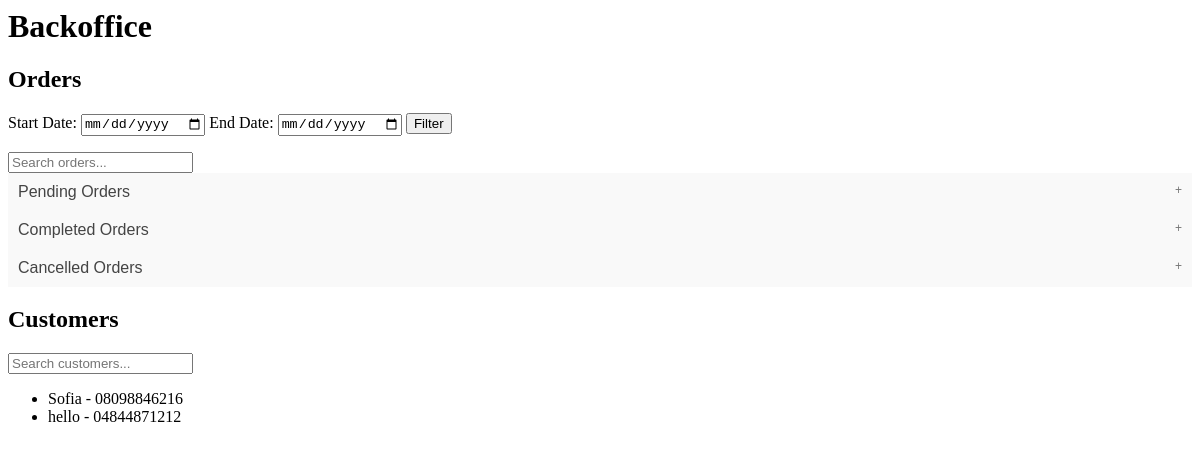
/check-out (signed in), run on an earlier commit of the app's database.
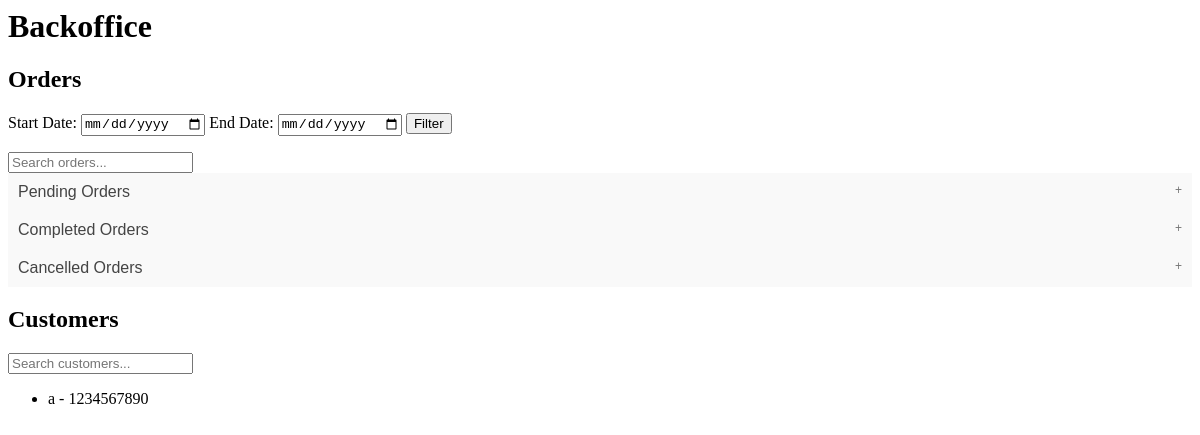
And on a later commit of the database.
### store/models/customer.py (models this page shows, shortened)
class Customer(models.Model):
    first_name = models.CharField(max_length=50)
    last_name = models.CharField (max_length=50)
    phone = models.CharField(max_length=10)
    email=models.EmailField()
    password = models.CharField(max_length=100)
    reward_points = models.IntegerField(default=0)

### store/views/checkout.py (the view, shortened to what this page needs)
# urls.py: path('check-out', CheckOut.as_view() , name='checkout'),
class CheckOut(View):
    def get(self, request):
        if not self.request.user.is_authenticated or not self.request.user.is_staff:
            return redirect('/admin/login/')  # Redirect non-authenticated or non-admin users to login page
        start_date = request.GET.get('start_date')
        end_date = request.GET.get('end_date')
        if start_date and end_date:
            start_date = parse_date(start_date)
            end_date = parse_date(end_date)
            orders = Order.objects.filter(date__range=[start_date, end_date])
        else:
            orders = Order.objects.all()  # Get all orders if no date range is specified
        customers = Customer.objects.all()  # Get all customers
        return render(request, 'backoffice.html', {'orders': orders, 'customers': customers, 'start_date': start_date, 'end_date': end_date})

### store/templatetags/custom_filter.py (called while the page is built)
@register.filter(name='currency')
def currency(number):
    return "₹ "+str(number)

@register.filter(name='multiply')
def multiply(number , number1):
    return number * number1

### store/templates/backoffice.html (shortened to what this page needs)
{% load cart %}
{% load custom_filter %}
<html lang="en">
<head>
</head>
<body>
    <h1>Backoffice</h1>
    {% if request.user.is_authenticated and request.user.is_staff %}
        <h2>Orders</h2>
        <form method="get" action="">
            <label for="start_date">Start Date:</label>
            <input type="date" id="start_date" name="start_date" value="{{ start_date|date:"Y-m-d" }}">
            <label for="end_date">End Date:</label>
            <input type="date" id="end_date" name="end_date" value="{{ end_date|date:"Y-m-d" }}">
            <button type="submit">Filter</button>
        </form>
        <input type="text" id="orderSearch" placeholder="Search orders...">
        <button type="button" class="collapsible">Pending Orders</button>
        <button type="button" class="collapsible">Completed Orders</button>
        <button type="button" class="collapsible">Cancelled Orders</button>
        <h2>Customers</h2>
        <input type="text" id="customerSearch" placeholder="Search customers...">
        <ul>
            {% for customer in customers %}
            <li>{{ customer.first_name }} - {{ customer.phone }}</li>
            {% endfor %}
        </ul>
    {% else %}
        <p>Sorry, this page is only accessible to admins. Please log in with an admin account.</p>
    {% endif %}
</body>
</html>

### store/templates/backoffice.html (style rules this page uses)
.collapsible { background-color: #f9f9f9; color: #444; cursor: pointer; padding: 10px; width: 100%; border: none; text-align: left; outline: none; font-size: 16px; }
.collapsible:after { content: '\002B'; font-size: 12px; color: #777; float: right; margin-left: 5px; }

What changed in the data, as far as the page shows it:
removed Customer: first_name "Sofia", phone "08098846216"
removed Customer: first_name "hello", phone "04844871212"
added Customer: first_name "a", phone "1234567890"
